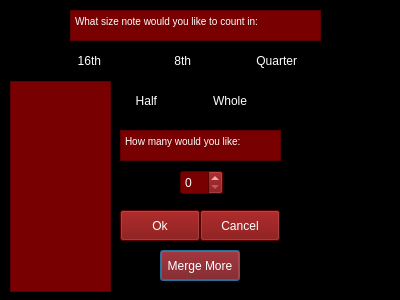
<?xml version="1.0" encoding="UTF-8"?>
<ui version="4.0">
 <class>NAdder</class>
 <widget class="QDialog" name="NAdder">
  <property name="geometry">
   <rect>
    <x>0</x>
    <y>0</y>
    <width>400</width>
    <height>300</height>
   </rect>
  </property>
  <property name="windowTitle">
   <string>Dialog</string>
  </property>
  <property name="layoutDirection">
   <enum>Qt::RightToLeft</enum>
  </property>
  <property name="styleSheet">
   <string notr="true">background-color: rgb(0, 0, 0);
color: rgb(255, 255, 255);</string>
  </property>
  <widget class="QRadioButton" name="sixteenth">
   <property name="geometry">
    <rect>
     <x>70</x>
     <y>50</y>
     <width>51</width>
     <height>22</height>
    </rect>
   </property>
   <property name="layoutDirection">
    <enum>Qt::RightToLeft</enum>
   </property>
   <property name="styleSheet">
    <string notr="true">text-align: left;
</string>
   </property>
   <property name="text">
    <string>16th</string>
   </property>
  </widget>
  <widget class="QRadioButton" name="eigth">
   <property name="geometry">
    <rect>
     <x>160</x>
     <y>50</y>
     <width>51</width>
     <height>22</height>
    </rect>
   </property>
   <property name="layoutDirection">
    <enum>Qt::RightToLeft</enum>
   </property>
   <property name="text">
    <string>8th</string>
   </property>
  </widget>
  <widget class="QRadioButton" name="quarter">
   <property name="geometry">
    <rect>
     <x>246</x>
     <y>50</y>
     <width>71</width>
     <height>22</height>
    </rect>
   </property>
   <property name="layoutDirection">
    <enum>Qt::RightToLeft</enum>
   </property>
   <property name="text">
    <string>Quarter</string>
   </property>
  </widget>
  <widget class="QRadioButton" name="half">
   <property name="geometry">
    <rect>
     <x>80</x>
     <y>90</y>
     <width>97</width>
     <height>22</height>
    </rect>
   </property>
   <property name="layoutDirection">
    <enum>Qt::RightToLeft</enum>
   </property>
   <property name="text">
    <string>Half</string>
   </property>
  </widget>
  <widget class="QRadioButton" name="whole">
   <property name="geometry">
    <rect>
     <x>196</x>
     <y>90</y>
     <width>71</width>
     <height>22</height>
    </rect>
   </property>
   <property name="text">
    <string>Whole</string>
   </property>
  </widget>
  <widget class="QTextBrowser" name="textBrowser">
   <property name="geometry">
    <rect>
     <x>70</x>
     <y>10</y>
     <width>251</width>
     <height>31</height>
    </rect>
   </property>
   <property name="styleSheet">
    <string notr="true">background-color: rgb(120, 0, 0);</string>
   </property>
   <property name="html">
    <string>&lt;!DOCTYPE HTML PUBLIC &quot;-//W3C//DTD HTML 4.0//EN&quot; &quot;http://www.w3.org/TR/REC-html40/strict.dtd&quot;&gt;
&lt;html&gt;&lt;head&gt;&lt;meta name=&quot;qrichtext&quot; content=&quot;1&quot; /&gt;&lt;style type=&quot;text/css&quot;&gt;
p, li { white-space: pre-wrap; }
&lt;/style&gt;&lt;/head&gt;&lt;body style=&quot; font-family:'MS Shell Dlg 2'; font-size:7.8pt; font-weight:400; font-style:normal;&quot;&gt;
&lt;p style=&quot; margin-top:0px; margin-bottom:0px; margin-left:0px; margin-right:0px; -qt-block-indent:0; text-indent:0px;&quot;&gt;&lt;span style=&quot; font-family:'MS Shell Dlg 2';&quot;&gt;What size note would you like to count in:&lt;/span&gt;&lt;/p&gt;&lt;/body&gt;&lt;/html&gt;</string>
   </property>
  </widget>
  <widget class="QTextBrowser" name="textBrowser_2">
   <property name="geometry">
    <rect>
     <x>120</x>
     <y>130</y>
     <width>161</width>
     <height>31</height>
    </rect>
   </property>
   <property name="styleSheet">
    <string notr="true">background-color: rgb(120, 0, 0);</string>
   </property>
   <property name="html">
    <string>&lt;!DOCTYPE HTML PUBLIC &quot;-//W3C//DTD HTML 4.0//EN&quot; &quot;http://www.w3.org/TR/REC-html40/strict.dtd&quot;&gt;
&lt;html&gt;&lt;head&gt;&lt;meta name=&quot;qrichtext&quot; content=&quot;1&quot; /&gt;&lt;style type=&quot;text/css&quot;&gt;
p, li { white-space: pre-wrap; }
&lt;/style&gt;&lt;/head&gt;&lt;body style=&quot; font-family:'MS Shell Dlg 2'; font-size:7.8pt; font-weight:400; font-style:normal;&quot;&gt;
&lt;p style=&quot; margin-top:0px; margin-bottom:0px; margin-left:0px; margin-right:0px; -qt-block-indent:0; text-indent:0px;&quot;&gt;&lt;span style=&quot; font-family:'MS Shell Dlg 2';&quot;&gt;How many would you like:&lt;/span&gt;&lt;/p&gt;&lt;/body&gt;&lt;/html&gt;</string>
   </property>
  </widget>
  <widget class="QSpinBox" name="spinBox">
   <property name="geometry">
    <rect>
     <x>180</x>
     <y>170</y>
     <width>43</width>
     <height>25</height>
    </rect>
   </property>
   <property name="layoutDirection">
    <enum>Qt::LeftToRight</enum>
   </property>
   <property name="styleSheet">
    <string notr="true">background-color: rgb(120, 0, 0);</string>
   </property>
  </widget>
  <widget class="QPushButton" name="Merge">
   <property name="geometry">
    <rect>
     <x>160</x>
     <y>250</y>
     <width>80</width>
     <height>31</height>
    </rect>
   </property>
   <property name="styleSheet">
    <string notr="true">background-color: rgb(120, 0, 0);</string>
   </property>
   <property name="text">
    <string>Merge More</string>
   </property>
  </widget>
  <widget class="QPushButton" name="Accept">
   <property name="geometry">
    <rect>
     <x>120</x>
     <y>210</y>
     <width>80</width>
     <height>31</height>
    </rect>
   </property>
   <property name="styleSheet">
    <string notr="true">background-color: rgb(120, 0, 0);
alternate-background-color: rgb(255, 255, 255);</string>
   </property>
   <property name="text">
    <string>Ok</string>
   </property>
  </widget>
  <widget class="QPushButton" name="Reject">
   <property name="geometry">
    <rect>
     <x>200</x>
     <y>210</y>
     <width>80</width>
     <height>31</height>
    </rect>
   </property>
   <property name="styleSheet">
    <string notr="true">background-color: rgb(120, 0, 0);</string>
   </property>
   <property name="text">
    <string>Cancel</string>
   </property>
  </widget>
  <widget class="QTextBrowser" name="MergeNotes">
   <property name="geometry">
    <rect>
     <x>10</x>
     <y>81</y>
     <width>101</width>
     <height>211</height>
    </rect>
   </property>
   <property name="styleSheet">
    <string notr="true">background-color: rgb(120, 0, 0);</string>
   </property>
   <property name="html">
    <string>&lt;!DOCTYPE HTML PUBLIC &quot;-//W3C//DTD HTML 4.0//EN&quot; &quot;http://www.w3.org/TR/REC-html40/strict.dtd&quot;&gt;
&lt;html&gt;&lt;head&gt;&lt;meta name=&quot;qrichtext&quot; content=&quot;1&quot; /&gt;&lt;style type=&quot;text/css&quot;&gt;
p, li { white-space: pre-wrap; }
&lt;/style&gt;&lt;/head&gt;&lt;body style=&quot; font-family:'MS Shell Dlg 2'; font-size:7.8pt; font-weight:400; font-style:normal;&quot;&gt;
&lt;p style=&quot;-qt-paragraph-type:empty; margin-top:0px; margin-bottom:0px; margin-left:0px; margin-right:0px; -qt-block-indent:0; text-indent:0px; font-family:'MS Shell Dlg 2';&quot;&gt;&lt;br /&gt;&lt;/p&gt;&lt;/body&gt;&lt;/html&gt;</string>
   </property>
  </widget>
 </widget>
 <resources/>
 <connections/>
</ui>
